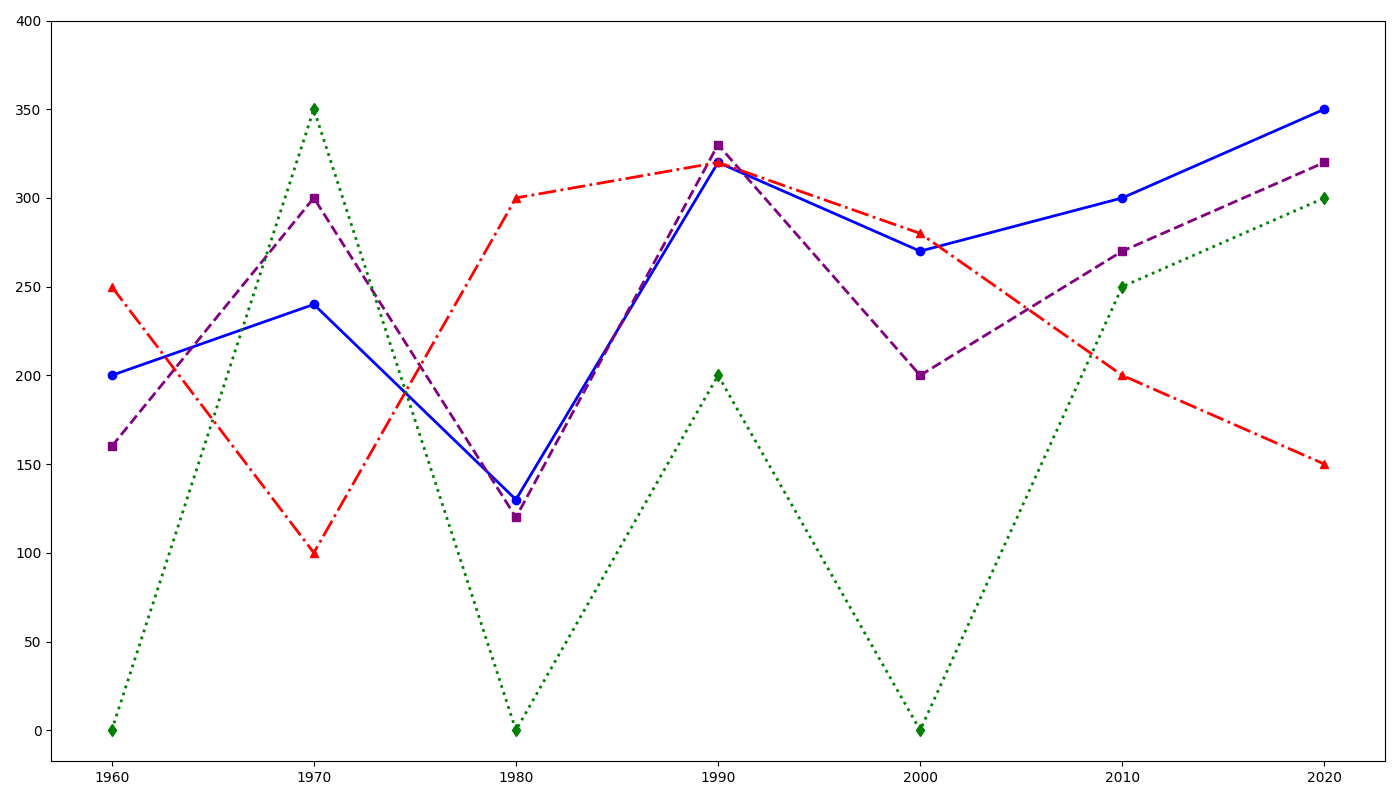

Write Python code to recreate this figure.
import matplotlib.pyplot as plt
import numpy as np

decades = np.array([1960, 1970, 1980, 1990, 2000, 2010, 2020])

japan_speeds = [200, 240, 130, 320, 270, 300, 350]
france_speeds = [160, 300, 120, 330, 200, 270, 320]
germany_speeds = [250, 100, 300, 320, 280, 200, 150]
china_speeds = [0, 350, 0, 200, 0, 250, 300]

# Shuffle the colors
# Original mapping: red, blue, green, purple
# New shuffled mapping: blue, purple, red, green

fig, ax = plt.subplots(figsize=(14, 8))
ax.plot(decades, japan_speeds, marker='o', linestyle='-', linewidth=2, color='blue')
ax.plot(decades, france_speeds, marker='s', linestyle='--', linewidth=2, color='purple')
ax.plot(decades, germany_speeds, marker='^', linestyle='-.', linewidth=2, color='red')
ax.plot(decades, china_speeds, marker='d', linestyle=':', linewidth=2, color='green')

ax.set_xticks(decades)
ax.set_yticks(np.arange(0, 401, 50))

plt.tight_layout()
plt.show()
